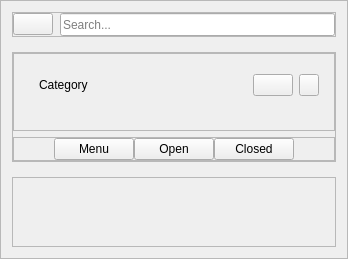
                     <widget class="QFrame" name="projectLeftContent">
                      <property name="sizePolicy">
                       <sizepolicy hsizetype="Expanding" vsizetype="Preferred">
                        <horstretch>0</horstretch>
                        <verstretch>0</verstretch>
                       </sizepolicy>
                      </property>
                      <property name="maximumSize">
                       <size>
                        <width>400</width>
                        <height>16777215</height>
                       </size>
                      </property>
                      <property name="styleSheet">
                       <string notr="true"/>
                      </property>
                      <property name="frameShape">
                       <enum>QFrame::Shape::StyledPanel</enum>
                      </property>
                      <property name="frameShadow">
                       <enum>QFrame::Shadow::Raised</enum>
                      </property>
                      <layout class="QVBoxLayout" name="verticalLayout_4">
                       <property name="spacing">
                        <number>15</number>
                       </property>
                       <item>
                        <widget class="QFrame" name="searchBarFrame">
                         <property name="frameShape">
                          <enum>QFrame::Shape::StyledPanel</enum>
                         </property>
                         <property name="frameShadow">
                          <enum>QFrame::Shadow::Raised</enum>
                         </property>
                         <layout class="QHBoxLayout" name="horizontalLayout_6">
                          <property name="spacing">
                           <number>7</number>
                          </property>
                          <property name="leftMargin">
                           <number>0</number>
                          </property>
                          <property name="topMargin">
                           <number>0</number>
                          </property>
                          <property name="rightMargin">
                           <number>0</number>
                          </property>
                          <property name="bottomMargin">
                           <number>0</number>
                          </property>
                          <item>
                           <widget class="QPushButton" name="searchProjectsButton">
                            <property name="cursor">
                             <cursorShape>PointingHandCursor</cursorShape>
                            </property>
                            <property name="styleSheet">
                             <string notr="true">background-repeat: no-repeat;
background-position: center;
background-attachment: fixed;
</string>
                            </property>
                            <property name="text">
                             <string/>
                            </property>
                            <property name="icon">
                             <iconset resource="../assets/resource.qrc">
                              <normaloff>:/icons/icons/search.svg</normaloff>:/icons/icons/search.svg</iconset>
                            </property>
                            <property name="iconSize">
                             <size>
                              <width>15</width>
                              <height>15</height>
                             </size>
                            </property>
                           </widget>
                          </item>
                          <item>
                           <widget class="QLineEdit" name="searchProjectsLineEdit">
                            <property name="sizePolicy">
                             <sizepolicy hsizetype="Expanding" vsizetype="Fixed">
                              <horstretch>0</horstretch>
                              <verstretch>0</verstretch>
                             </sizepolicy>
                            </property>
                            <property name="minimumSize">
                             <size>
                              <width>0</width>
                              <height>23</height>
                             </size>
                            </property>
                            <property name="styleSheet">
                             <string notr="true"/>
                            </property>
                            <property name="placeholderText">
                             <string>Search...</string>
                            </property>
                           </widget>
                          </item>
                         </layout>
                        </widget>
                       </item>
                       <item>
                        <widget class="QFrame" name="frame_2">
                         <property name="maximumSize">
                          <size>
                           <width>16777215</width>
                           <height>148</height>
                          </size>
                         </property>
                         <property name="baseSize">
                          <size>
                           <width>0</width>
                           <height>0</height>
                          </size>
                         </property>
                         <property name="frameShape">
                          <enum>QFrame::Shape::StyledPanel</enum>
                         </property>
                         <property name="frameShadow">
                          <enum>QFrame::Shadow::Raised</enum>
                         </property>
                         <layout class="QVBoxLayout" name="verticalLayout_5">
                          <property name="leftMargin">
                           <number>0</number>
                          </property>
                          <property name="topMargin">
                           <number>0</number>
                          </property>
                          <property name="rightMargin">
                           <number>0</number>
                          </property>
                          <property name="bottomMargin">
                           <number>0</number>
                          </property>
                          <item>
                           <widget class="QFrame" name="titleProjectsFrame">
                            <property name="sizePolicy">
                             <sizepolicy hsizetype="Expanding" vsizetype="Preferred">
                              <horstretch>0</horstretch>
                              <verstretch>0</verstretch>
                             </sizepolicy>
                            </property>
                            <property name="frameShape">
                             <enum>QFrame::Shape::StyledPanel</enum>
                            </property>
                            <property name="frameShadow">
                             <enum>QFrame::Shadow::Raised</enum>
                            </property>
                            <layout class="QHBoxLayout" name="horizontalLayout_7">
                             <property name="leftMargin">
                              <number>25</number>
                             </property>
                             <property name="topMargin">
                              <number>20</number>
                             </property>
                             <property name="rightMargin">
                              <number>15</number>
                             </property>
                             <property name="bottomMargin">
                              <number>34</number>
                             </property>
                             <item>
                              <widget class="QLabel" name="ProjectsTitle">
                               <property name="text">
                                <string>Category</string>
                               </property>
                              </widget>
                             </item>
                             <item>
                              <widget class="QPushButton" name="addCategoryProjectButton">
                               <property name="minimumSize">
                                <size>
                                 <width>0</width>
                                 <height>0</height>
                                </size>
                               </property>
                               <property name="maximumSize">
                                <size>
                                 <width>40</width>
                                 <height>40</height>
                                </size>
                               </property>
                               <property name="cursor">
                                <cursorShape>PointingHandCursor</cursorShape>
                               </property>
                               <property name="text">
                                <string/>
                               </property>
                               <property name="icon">
                                <iconset resource="../assets/resource.qrc">
                                 <normaloff>:/icons/icons/TablerPlus.svg</normaloff>:/icons/icons/TablerPlus.svg</iconset>
                               </property>
                               <property name="iconSize">
                                <size>
                                 <width>20</width>
                                 <height>20</height>
                                </size>
                               </property>
                              </widget>
                             </item>
                             <item>
                              <widget class="QPushButton" name="settingsCategoryProjects">
                               <property name="minimumSize">
                                <size>
                                 <width>0</width>
                                 <height>0</height>
                                </size>
                               </property>
                               <property name="maximumSize">
                                <size>
                                 <width>20</width>
                                 <height>40</height>
                                </size>
                               </property>
                               <property name="cursor">
                                <cursorShape>PointingHandCursor</cursorShape>
                               </property>
                               <property name="text">
                                <string/>
                               </property>
                               <property name="icon">
                                <iconset resource="../assets/resource.qrc">
                                 <normaloff>:/icons/icons/more-vertical.svg</normaloff>:/icons/icons/more-vertical.svg</iconset>
                               </property>
                               <property name="iconSize">
                                <size>
                                 <width>16</width>
                                 <height>16</height>
                                </size>
                               </property>
                              </widget>
                             </item>
                            </layout>
                           </widget>
                          </item>
                          <item>
                           <widget class="QFrame" name="navProjectsFrame">
                            <property name="sizePolicy">
                             <sizepolicy hsizetype="Preferred" vsizetype="Expanding">
                              <horstretch>0</horstretch>
                              <verstretch>0</verstretch>
                             </sizepolicy>
                            </property>
                            <property name="frameShape">
                             <enum>QFrame::Shape::StyledPanel</enum>
                            </property>
                            <property name="frameShadow">
                             <enum>QFrame::Shadow::Raised</enum>
                            </property>
                            <layout class="QHBoxLayout" name="horizontalLayout_9">
                             <property name="spacing">
                              <number>0</number>
                             </property>
                             <property name="leftMargin">
                              <number>0</number>
                             </property>
                             <property name="topMargin">
                              <number>0</number>
                             </property>
                             <property name="rightMargin">
                              <number>0</number>
                             </property>
                             <property name="bottomMargin">
                              <number>0</number>
                             </property>
                             <item>
                              <spacer name="horizontalSpacer_3">
                               <property name="orientation">
                                <enum>Qt::Orientation::Horizontal</enum>
                               </property>
                               <property name="sizeType">
                                <enum>QSizePolicy::Policy::Preferred</enum>
                               </property>
                               <property name="sizeHint" stdset="0">
                                <size>
                                 <width>40</width>
                                 <height>20</height>
                                </size>
                               </property>
                              </spacer>
                             </item>
                             <item>
                              <widget class="QPushButton" name="allProjectsButton">
                               <property name="sizePolicy">
                                <sizepolicy hsizetype="Expanding" vsizetype="Expanding">
                                 <horstretch>0</horstretch>
                                 <verstretch>0</verstretch>
                                </sizepolicy>
                               </property>
                               <property name="maximumSize">
                                <size>
                                 <width>150</width>
                                 <height>100</height>
                                </size>
                               </property>
                               <property name="cursor">
                                <cursorShape>PointingHandCursor</cursorShape>
                               </property>
                               <property name="text">
                                <string>Menu</string>
                               </property>
                              </widget>
                             </item>
                             <item>
                              <widget class="QPushButton" name="openProjectsButton">
                               <property name="sizePolicy">
                                <sizepolicy hsizetype="Expanding" vsizetype="Expanding">
                                 <horstretch>0</horstretch>
                                 <verstretch>0</verstretch>
                                </sizepolicy>
                               </property>
                               <property name="maximumSize">
                                <size>
                                 <width>150</width>
                                 <height>100</height>
                                </size>
                               </property>
                               <property name="cursor">
                                <cursorShape>PointingHandCursor</cursorShape>
                               </property>
                               <property name="text">
                                <string>Open</string>
                               </property>
                              </widget>
                             </item>
                             <item>
                              <widget class="QPushButton" name="closedProjectsButton">
                               <property name="sizePolicy">
                                <sizepolicy hsizetype="Expanding" vsizetype="Expanding">
                                 <horstretch>0</horstretch>
                                 <verstretch>0</verstretch>
                                </sizepolicy>
                               </property>
                               <property name="maximumSize">
                                <size>
                                 <width>150</width>
                                 <height>100</height>
                                </size>
                               </property>
                               <property name="cursor">
                                <cursorShape>PointingHandCursor</cursorShape>
                               </property>
                               <property name="text">
                                <string>Closed</string>
                               </property>
                              </widget>
                             </item>
                             <item>
                              <spacer name="horizontalSpacer_2">
                               <property name="orientation">
                                <enum>Qt::Orientation::Horizontal</enum>
                               </property>
                               <property name="sizeType">
                                <enum>QSizePolicy::Policy::Preferred</enum>
                               </property>
                               <property name="sizeHint" stdset="0">
                                <size>
                                 <width>40</width>
                                 <height>20</height>
                                </size>
                               </property>
                              </spacer>
                             </item>
                            </layout>
                           </widget>
                          </item>
                         </layout>
                        </widget>
                       </item>
                       <item>
                        <widget class="QScrollArea" name="projectScrollArea">
                         <property name="sizePolicy">
                          <sizepolicy hsizetype="Preferred" vsizetype="Expanding">
                           <horstretch>0</horstretch>
                           <verstretch>0</verstretch>
                          </sizepolicy>
                         </property>
                         <property name="styleSheet">
                          <string notr="true">QLabel {
	border: none;
	background-color: transparent;
}</string>
                         </property>
                         <property name="sizeAdjustPolicy">
                          <enum>QAbstractScrollArea::SizeAdjustPolicy::AdjustIgnored</enum>
                         </property>
                         <property name="widgetResizable">
                          <bool>true</bool>
                         </property>
                         <widget class="QWidget" name="projectScrollContent">
                          <property name="geometry">
                           <rect>
                            <x>0</x>
                            <y>0</y>
                            <width>378</width>
                            <height>389</height>
                           </rect>
                          </property>
                          <property name="styleSheet">
                           <string notr="true">QLabel {
	border: none;
	background-color: transparent;
}</string>
                          </property>
                         </widget>
                        </widget>
                       </item>
                      </layout>
                     </widget>
